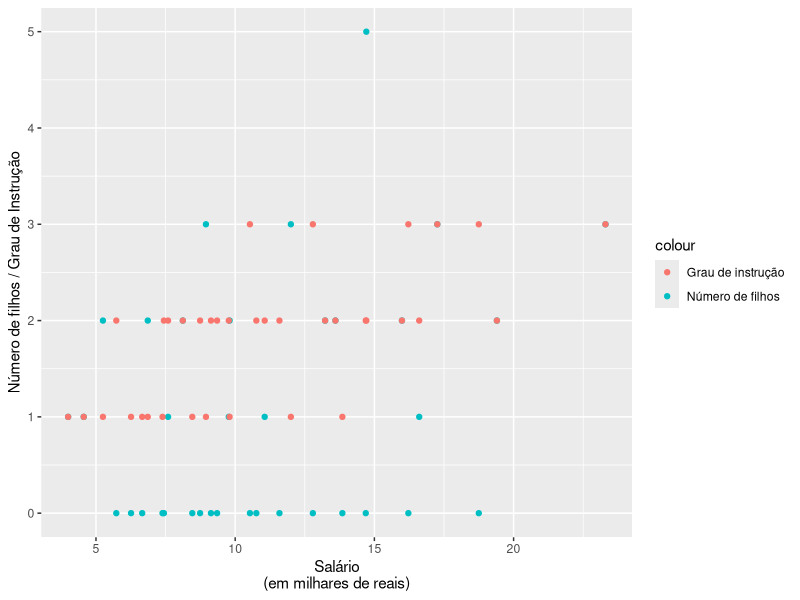

Reproduce this figure in R.
library(ggplot2)
library(ggrepel)
library(gridExtra)
library(reshape2)
library(scales)
options("scipen"=999, "digits"=4)
data_db <- read.csv("exercicio.csv", header=T)

# SALARIO por ANO--------------------------------------------------------
ggplot(data_db, aes(x=SALARIO, 
                    y=FILHOS, 
                    fill=FILHOS,
                    colour="teste")) + 
  geom_point(aes(y=FILHOS, colour="Número de filhos")) +
  geom_point(aes(y=INSTRUCAO, colour="Grau de instrução")) +
  scale_fill_continuous(guide=FALSE) + 
  labs(y="Número de filhos / Grau de Instrução",
       x="Salário\n(em milhares de reais)")

